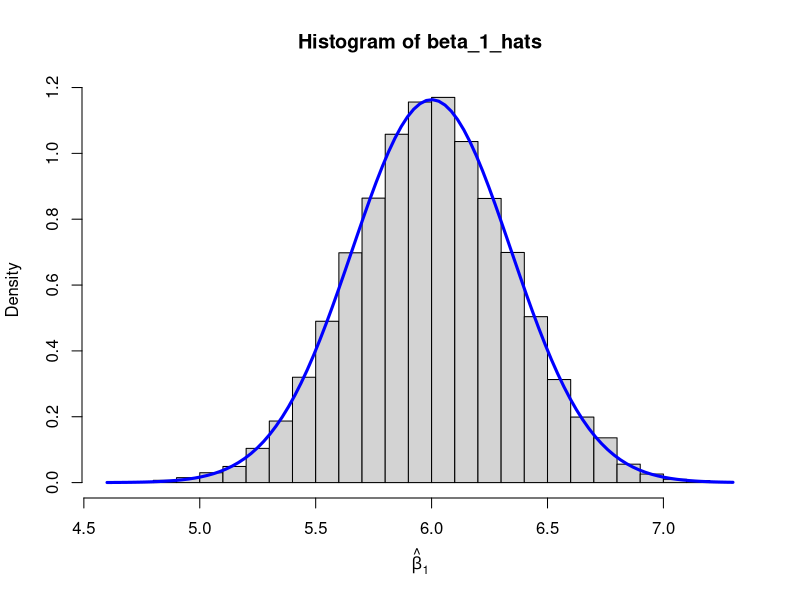
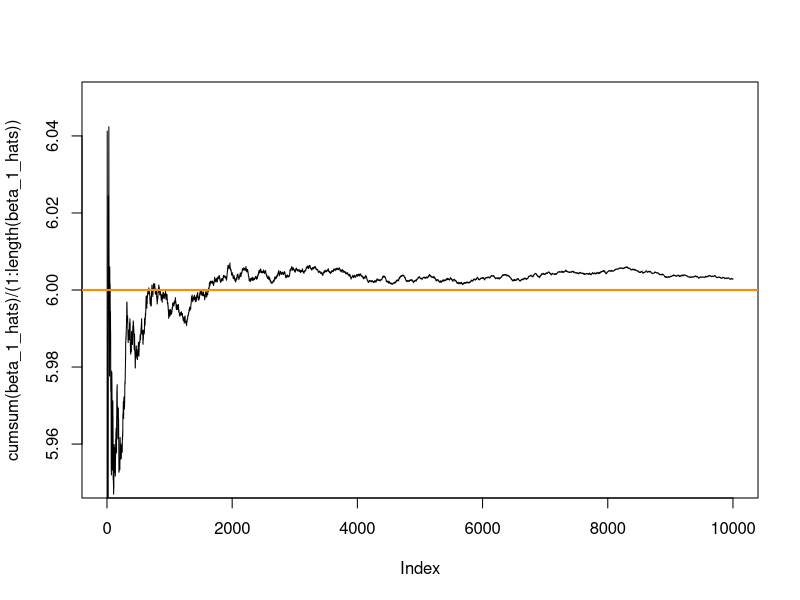

The R source for these figures, in order:
# Simulating Sampling Distributions
# ------------------------------------------------------------------------------------------

set.seed(420)

sample.size <- 100
x           <- seq( -1, 1, length = sample.size )
Sxx         <- sum( ( x - mean(x) ) ^ 2 )

beta_0 <- 3
beta_1 <- 6
sigma <- 2

var_beta_1_hat <- (sigma ^ 2) / Sxx
var_beta_0_hat <- (sigma ^ 2) * ( (1 / sample.size) + (mean(x) ^2 / Sxx) )

num.samples <- 10000
beta_0_hats <- rep( 0, num.samples )
beta_1_hats <- rep( 0, num.samples ) 

for ( i in 1:num.samples ) 
{
    espilon        <- rnorm( sample.size, mean = 0, sd = sigma )
    y              <- beta_0 + ( beta_1 * x ) + espilon
    model          <- lm(y ~ x)
    beta_0_hats[i] <- coef(model)[1]
    beta_1_hats[i] <- coef(model)[2] 
}

hist( beta_1_hats, prob = TRUE, breaks = 20,
      xlab = expression( hat(beta)[1] ) )

curve( dnorm( x, mean = beta_1, sd = sqrt( var_beta_1_hat ) ),
       col = 'blue', add = TRUE, lwd = 3 )


plot( cumsum( beta_1_hats ) / ( 1:length(beta_1_hats) ), type = 'l',
      ylim = c( 5.95, 6.05 ) )

abline( h = 6, col = 'darkorange', lwd = 2 )


# Interval Estimates in R
# ------------------------------------------------------------------------------------------


# Hypothesis Testing in R
# ------------------------------------------------------------------------------------------
